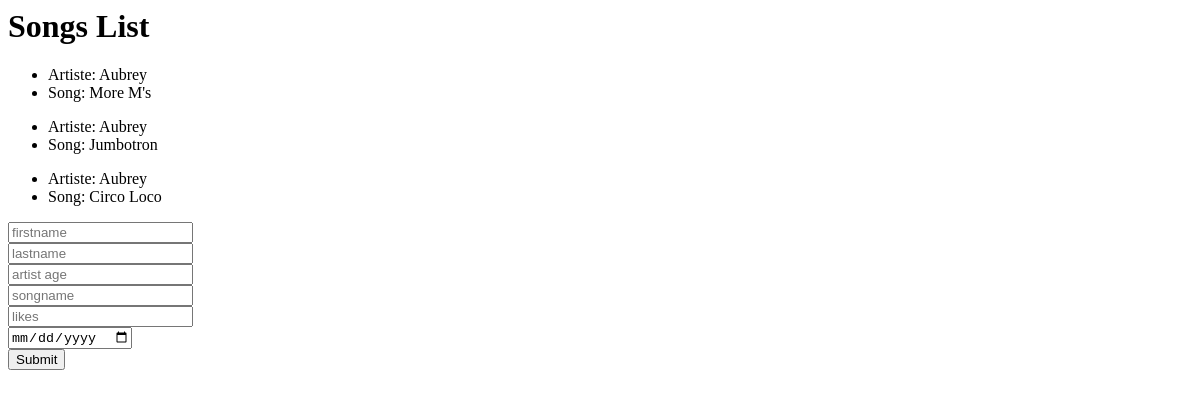
The app's page /, older data.
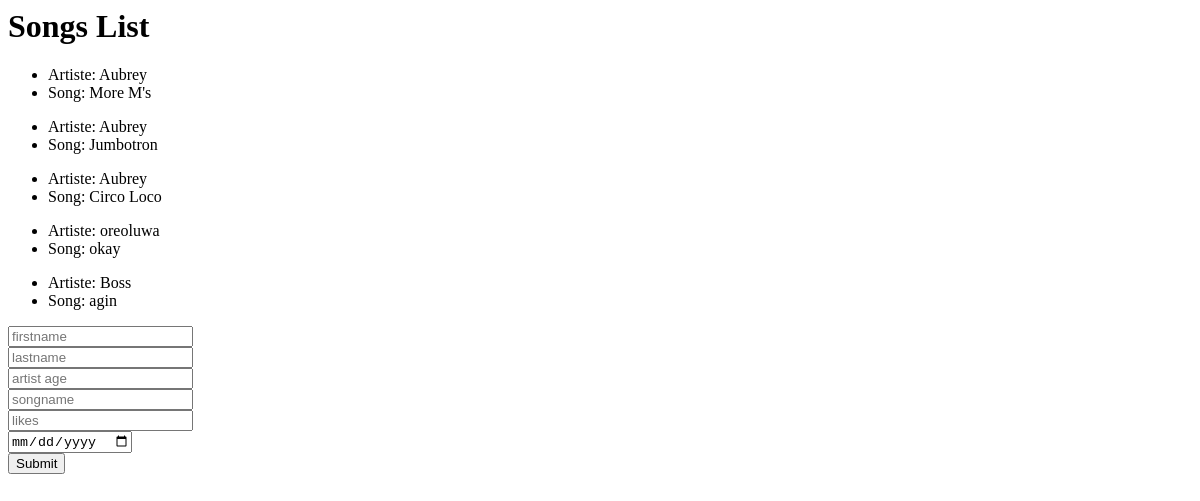
The same page, newer data.
### musicapp/models.py (models this page shows, shortened)
class Song(models.Model):
    title = models.CharField(max_length=100, blank = True)
    date_released = models.DateField()
    likes = models.IntegerField()
    artiste_id = models.ForeignKey(Artiste, on_delete = models.CASCADE)

class Artiste(models.Model):
    first_name = models.CharField(max_length=100, blank = True)
    last_name = models.CharField(max_length=100, blank = True)
    age = models.IntegerField()
    def __str__(self):
        return self.first_name

### musicapp/views.py (the view)
# urls.py: path('', songs, name ='songs'),
def songs(request):
    songs = Song.objects.all()
    return render(request, 'songs.html',{'songs':songs})

### templates/songs.html (shortened to what this page needs)
<h1>Songs List</h1>
{% for music in songs %}
<ul>
    <li>Artiste: {{ music.artiste_id }}</li>
    <li>Song: {{ music.title }} </li>
</ul>
{% endfor %}
<form action="upload" method="POST" enctype="multipart/form-data">
    <input type="text" name="firstname" placeholder="firstname"><br>
    <input type="text" name="lastname" placeholder="lastname"><br>
    <input type="number" name="age" placeholder="artist age"><br>
    <input type="text" name="songname" placeholder="songname"><br>
    <input type="number" name="likes" placeholder="likes"><br>
    <input type="date" name="dates" placeholder="date released"><br>
    <input type="submit" value="Submit">
</form>

Row changes from the older to the newer data that the page shows:
added Song: artiste_id "oreoluwa", title "okay"
added Song: artiste_id "Boss", title "agin"
